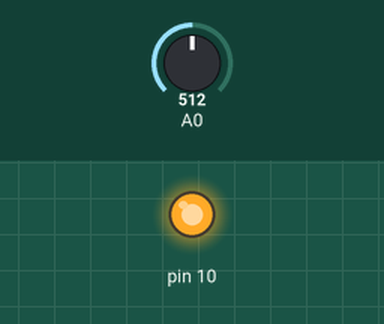
Recording of a sketch running on a simulated Arduino Uno, built with avr-gcc and run on an emulated ATmega328P. Shown: output pins drawn as LEDs (lit = HIGH). The test bench sets the inputs (shaded band); at power-on: A0 = 512.

Above: at 1.2 s.
1.3 s: A0 set to 306
At 1.6 s:
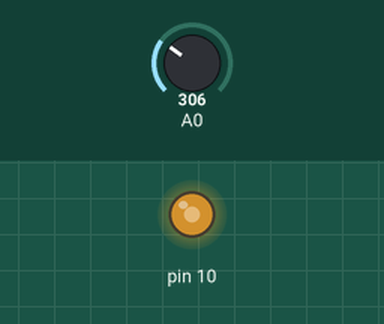
2.8 s: A0 set to 511
At 3.9 s:
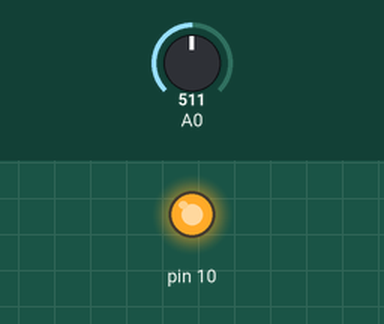
4.3 s: A0 set to 0
At 5.1 s:
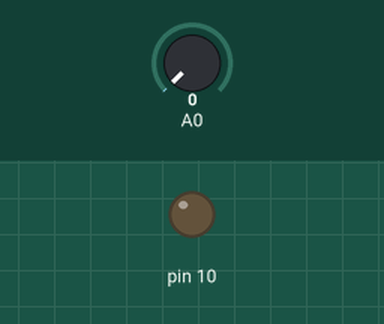
5.8 s: A0 set to 3
At 6.2 s:
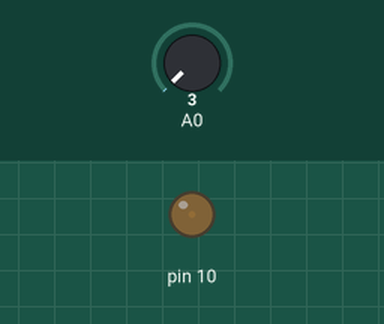
7.3 s: A0 set to 716
At 8.6 s:
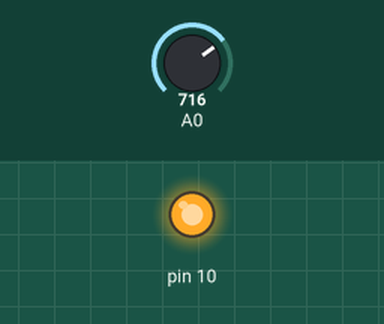
Timing chart, 0 to 9.8 s (numbered marks = the images above; inputs shaded):
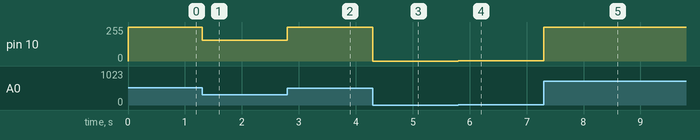

The sketch:

map.ino
```cpp
void setup()
{
  pinMode(10,OUTPUT);
}
void loop()
{
  int x = analogRead(A0);
  int y = map(x,0,500,0,255);
  int z = constrain(y,0,255);
  analogWrite(10,y);
}
```

Measured:
- after the input at 1.3 s, pin 10: 255/255 → 156/255 at once
- after the input at 2.8 s, pin 10: 156/255 → 255/255 at once
- after the input at 4.3 s, pin 10: 255/255 → 0/255 at once
- after the input at 5.8 s, pin 10: 0/255 → 1/255 at once
- after the input at 7.3 s, pin 10: 1/255 → 255/255 at once
